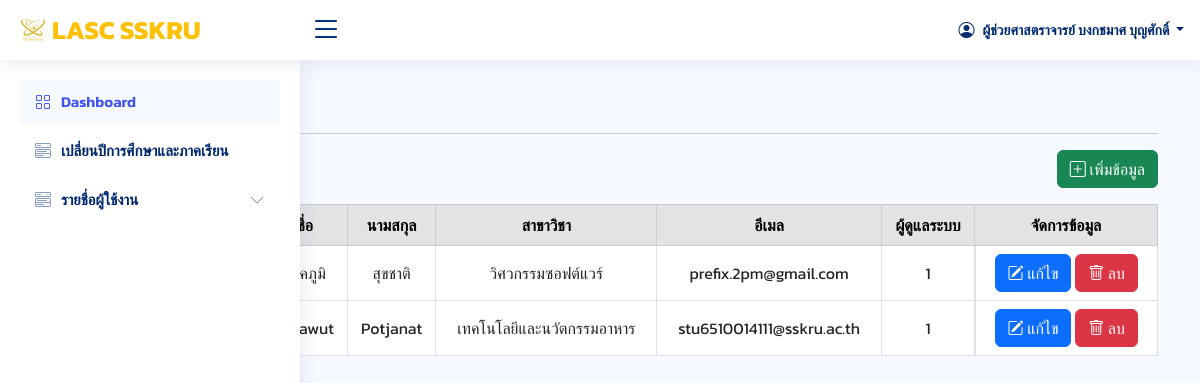
/index_admin.php?page=admin/teacher (signed in), run on an earlier commit of the app's database.
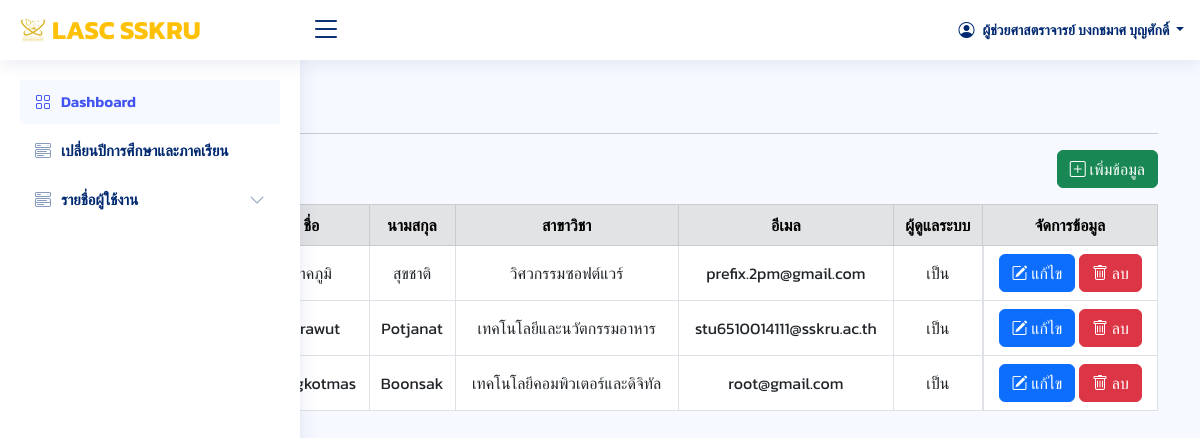
And on a later commit of the database.
### tables this page shows
CREATE TABLE `users` (
  `userId` int(20) NOT NULL,
  `academic_rank` varchar(50) NOT NULL,
  `nametitle` varchar(50) NOT NULL,
  `firstname` varchar(50) NOT NULL,
  `lastname` varchar(50) NOT NULL,
  `branch` varchar(50) NOT NULL,
  `email` varchar(50) NOT NULL,
  `password` varchar(255) NOT NULL,
  `urole` varchar(50) NOT NULL,
  `isAdmin` varchar(10) NOT NULL,
  `created_at` timestamp NOT NULL DEFAULT current_timestamp()
);

### admin/teacher.php (the view, shortened to what this page needs)
<?php
    require_once "config/db.php";
?>
<div class="container">
    <div class="pagetitle mt-3">
        <h1>รายชื่ออาจารย์</h1>
    </div>
    <hr>
    <div class="d-flex justify-content-end">
        <button class="btn btn-success mb-3" type="button" data-bs-toggle="modal" data-bs-target="#largeModal">
            <div class="icon d-flex">
                <i class="bi bi-plus-square"></i> &nbsp;
                <div class="label">เพิ่มข้อมูล</div>
            </div>
        </button>
    </div>
    <table class="table table-bordered text-center align-middle">
        <thead class="align-middle table-secondary">
            <tr>
                <th scope="col">ตำแหน่ง</th>
                <th scope="col">คำนำหน้า</th>
                <th scope="col">ชื่อ</th>
                <th scope="col">นามสกุล</th>
                <th scope="col">สาขาวิชา</th>
                <th scope="col">อีเมล</th>
                <th scope="col">ผู้ดูแลระบบ</th>
                <th scope="col">จัดการข้อมูล</th>
            </tr>
        </thead>
        <tbody>
            <?php
                $stmt = $conn->query("SELECT * FROM users WHERE urole = 'teacher'");
                $stmt->execute();
                $personal = $stmt->fetchAll();
                if (!$personal) {
                    echo "<tr><td colspan='8' class='text-center'>ไม่มีข้อมูล</td></tr>";
                } else {
                    foreach ($personal as $per) {
            ?>
                        <tr>
                            <td style="white-space: nowrap;"><?= $per['academic_rank']; ?></td>
                            <td><?= $per['nametitle']; ?></td>
                            <td><?= $per['firstname']; ?></td>
                            <td><?= $per['lastname']; ?></td>
                            <td><?= $per['branch']; ?></td>
                            <td><?= $per['email']; ?></td>
                            <td><?= $per['isAdmin']; ?></td>
                            <td class="d-flex justify-content-center">
                                <a href="?page=admin/teacher&edit=<?= $per['userId']; ?>" class="btn btn-primary">
                                    <div class="icon d-flex">
                                        <i class="bi bi-pencil-square"></i>&nbsp;
                                        <div class="label">แก้ไข</div>
                                    </div>
                                </a>&nbsp;
                                <a onclick="return confirm('ต้องการลบข้อมูลหรือไม่')" href="?page=admin/teacher&delete=<?= $per['userId']; ?>" class="btn btn-danger">
                                    <div class="icon d-flex">
                                        <i class="bi bi-trash"></i>&nbsp;
                                        <div class="label">ลบ</div>
                                    </div>
                                </a>
                            </td>
                        </tr>
            <?php } } ?>
        </tbody>
    </table>
</div>

What changed in the data, as far as the page shows it:
changed users "ภาคภูมิ": isAdmin "1" → "เป็น"
changed users "Sarawut": isAdmin "1" → "เป็น"
added users: firstname "Bongkotmas", lastname "Boonsak", branch "เทคโนโลยีคอมพิวเตอร์และดิจิทัล", email "root@gmail.com", isAdmin "เป็น"
